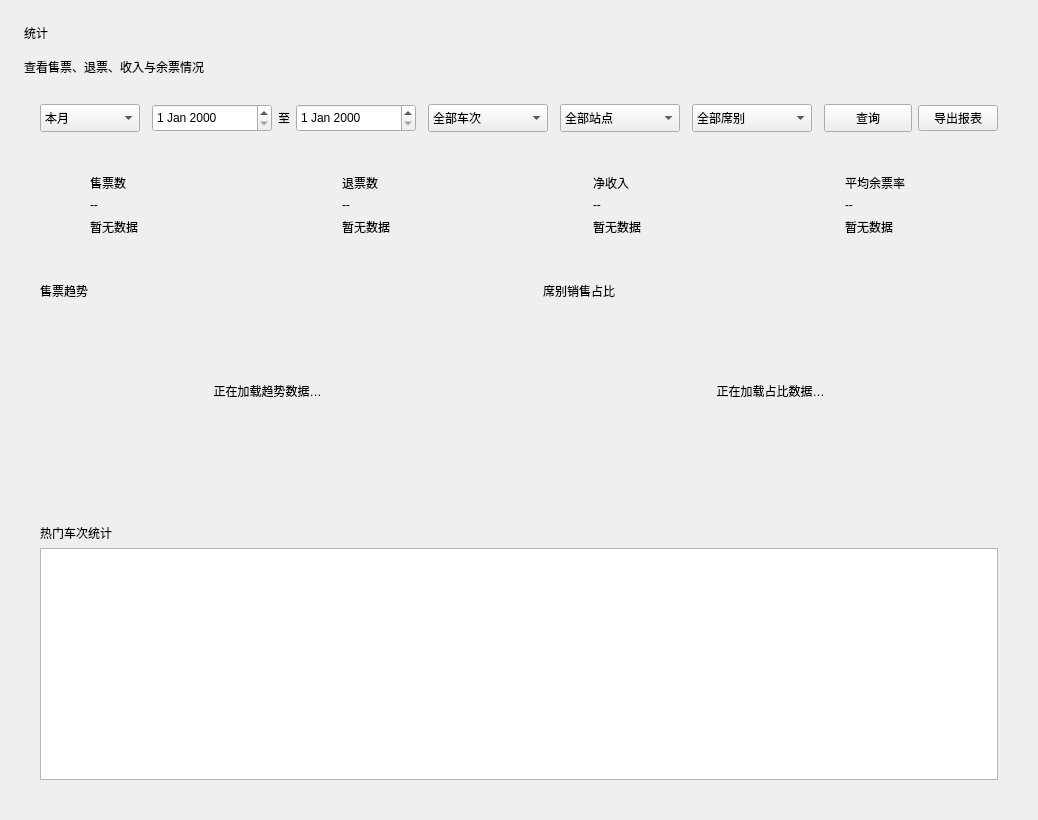
          <widget class="QWidget" name="statisticsScrollContent">
           <property name="geometry"><rect><x>0</x><y>0</y><width>800</width><height>820</height></rect></property>
           <layout class="QVBoxLayout" name="verticalLayoutStatisticsContent">
            <property name="spacing"><number>16</number></property>
            <property name="leftMargin"><number>24</number></property>
            <property name="topMargin"><number>24</number></property>
            <property name="rightMargin"><number>24</number></property>
            <property name="bottomMargin"><number>24</number></property>
            <item><widget class="QLabel" name="labelStatisticsTitle"><property name="text"><string>统计</string></property></widget></item>
            <item><widget class="QLabel" name="labelStatisticsSubtitle"><property name="text"><string>查看售票、退票、收入与余票情况</string></property></widget></item>
            <item>
             <widget class="QWidget" name="statisticsFilterCard" native="true">
              <layout class="QHBoxLayout" name="horizontalLayoutStatisticsFiltersPlaceholder">
               <property name="spacing"><number>12</number></property><property name="leftMargin"><number>16</number></property><property name="topMargin"><number>12</number></property><property name="rightMargin"><number>16</number></property><property name="bottomMargin"><number>12</number></property>
               <item>
                <widget class="QWidget" name="statisticsQuickFilterGroup" native="true">
                 <layout class="QHBoxLayout" name="horizontalLayoutStatisticsQuickFilters">
                  <property name="leftMargin"><number>0</number></property><property name="topMargin"><number>0</number></property><property name="rightMargin"><number>0</number></property><property name="bottomMargin"><number>0</number></property>
                  <item>
                   <widget class="QComboBox" name="comboStatisticsPeriod">
                    <property name="minimumSize"><size><width>100</width><height>28</height></size></property>
                    <property name="currentIndex"><number>2</number></property>
                    <item><property name="text"><string>今日</string></property></item>
                    <item><property name="text"><string>近7天</string></property></item>
                    <item><property name="text"><string>本月</string></property></item>
                   </widget>
                  </item>
                 </layout>
                </widget>
               </item>
               <item>
                <widget class="QWidget" name="statisticsDateFilterGroup" native="true">
                 <layout class="QHBoxLayout" name="horizontalLayoutStatisticsDates">
                  <property name="leftMargin"><number>0</number></property><property name="topMargin"><number>0</number></property><property name="rightMargin"><number>0</number></property><property name="bottomMargin"><number>0</number></property>
                  <item><widget class="DateEdit" name="dateStatisticsFrom"><property name="minimumSize"><size><width>120</width><height>28</height></size></property></widget></item>
                  <item><widget class="QLabel" name="labelStatisticsDateSeparator"><property name="text"><string>至</string></property><property name="alignment"><set>Qt::AlignmentFlag::AlignCenter</set></property></widget></item>
                  <item><widget class="DateEdit" name="dateStatisticsTo"><property name="minimumSize"><size><width>120</width><height>28</height></size></property></widget></item>
                 </layout>
                </widget>
               </item>
               <item>
                <widget class="QWidget" name="statisticsTrainFilterGroup" native="true">
                 <layout class="QHBoxLayout" name="horizontalLayoutStatisticsTrainFilter">
                  <property name="leftMargin"><number>0</number></property><property name="topMargin"><number>0</number></property><property name="rightMargin"><number>0</number></property><property name="bottomMargin"><number>0</number></property>
                  <item><widget class="QComboBox" name="comboStatisticsTrain"><property name="minimumSize"><size><width>120</width><height>28</height></size></property><item><property name="text"><string>全部车次</string></property></item></widget></item>
                 </layout>
                </widget>
               </item>
               <item>
                <widget class="QWidget" name="statisticsStationFilterGroup" native="true">
                 <layout class="QHBoxLayout" name="horizontalLayoutStatisticsStationFilter">
                  <property name="leftMargin"><number>0</number></property><property name="topMargin"><number>0</number></property><property name="rightMargin"><number>0</number></property><property name="bottomMargin"><number>0</number></property>
                  <item><widget class="QComboBox" name="comboStatisticsStation"><property name="minimumSize"><size><width>120</width><height>28</height></size></property><item><property name="text"><string>全部站点</string></property></item></widget></item>
                 </layout>
                </widget>
               </item>
               <item>
                <widget class="QWidget" name="statisticsSeatFilterGroup" native="true">
                 <layout class="QHBoxLayout" name="horizontalLayoutStatisticsSeatFilter">
                  <property name="leftMargin"><number>0</number></property><property name="topMargin"><number>0</number></property><property name="rightMargin"><number>0</number></property><property name="bottomMargin"><number>0</number></property>
                  <item><widget class="QComboBox" name="comboStatisticsSeat"><property name="minimumSize"><size><width>120</width><height>28</height></size></property><item><property name="text"><string>全部席别</string></property></item></widget></item>
                 </layout>
                </widget>
               </item>
               <item>
                <widget class="QWidget" name="statisticsActionGroup" native="true">
                 <layout class="QHBoxLayout" name="horizontalLayoutStatisticsActions">
                  <property name="leftMargin"><number>0</number></property><property name="topMargin"><number>0</number></property><property name="rightMargin"><number>0</number></property><property name="bottomMargin"><number>0</number></property>
                  <item><widget class="QPushButton" name="btnStatisticsQuery"><property name="minimumSize"><size><width>88</width><height>28</height></size></property><property name="text"><string>查询</string></property></widget></item>
                  <item><widget class="QPushButton" name="btnStatisticsExport"><property name="text"><string>导出报表</string></property></widget></item>
                 </layout>
                </widget>
               </item>
              </layout>
             </widget>
            </item>
            <item>
             <layout class="QHBoxLayout" name="horizontalLayoutStatisticsMetrics">
              <property name="spacing"><number>16</number></property>
              <item><widget class="QFrame" name="metricTicketsCard"><layout class="QHBoxLayout" name="horizontalLayoutMetricTickets"><property name="leftMargin"><number>16</number></property><property name="topMargin"><number>14</number></property><property name="rightMargin"><number>16</number></property><property name="bottomMargin"><number>14</number></property><item><widget class="QLabel" name="iconMetricTickets"><property name="minimumSize"><size><width>44</width><height>44</height></size></property><property name="maximumSize"><size><width>44</width><height>44</height></size></property><property name="pixmap"><pixmap resource="resources.qrc">:/icons/ticket.svg</pixmap></property><property name="alignment"><set>Qt::AlignmentFlag::AlignCenter</set></property><property name="class">statisticsMetricIcon</property></widget></item><item><layout class="QVBoxLayout" name="verticalLayoutMetricTickets"><item><widget class="QLabel" name="labelMetricTicketsTitle"><property name="text"><string>售票数</string></property><property name="class">statisticsMetricTitle</property></widget></item><item><widget class="QLabel" name="labelMetricTicketsValue"><property name="text"><string>--</string></property><property name="class">statisticsMetricValue</property></widget></item><item><widget class="QLabel" name="labelMetricTicketsCaption"><property name="text"><string>暂无数据</string></property><property name="class">statisticsCaption</property></widget></item></layout></item></layout></widget></item>
              <item><widget class="QFrame" name="metricRefundsCard"><layout class="QHBoxLayout" name="horizontalLayoutMetricRefunds"><property name="leftMargin"><number>16</number></property><property name="topMargin"><number>14</number></property><property name="rightMargin"><number>16</number></property><property name="bottomMargin"><number>14</number></property><item><widget class="QLabel" name="iconMetricRefunds"><property name="minimumSize"><size><width>44</width><height>44</height></size></property><property name="maximumSize"><size><width>44</width><height>44</height></size></property><property name="pixmap"><pixmap resource="resources.qrc">:/icons/refresh-cw.svg</pixmap></property><property name="alignment"><set>Qt::AlignmentFlag::AlignCenter</set></property><property name="class">statisticsMetricIcon</property></widget></item><item><layout class="QVBoxLayout" name="verticalLayoutMetricRefunds"><item><widget class="QLabel" name="labelMetricRefundsTitle"><property name="text"><string>退票数</string></property><property name="class">statisticsMetricTitle</property></widget></item><item><widget class="QLabel" name="labelMetricRefundsValue"><property name="text"><string>--</string></property><property name="class">statisticsMetricValue</property></widget></item><item><widget class="QLabel" name="labelMetricRefundsCaption"><property name="text"><string>暂无数据</string></property><property name="class">statisticsCaption</property></widget></item></layout></item></layout></widget></item>
              <item><widget class="QFrame" name="metricRevenueCard"><layout class="QHBoxLayout" name="horizontalLayoutMetricRevenue"><property name="leftMargin"><number>16</number></property><property name="topMargin"><number>14</number></property><property name="rightMargin"><number>16</number></property><property name="bottomMargin"><number>14</number></property><item><widget class="QLabel" name="iconMetricRevenue"><property name="minimumSize"><size><width>44</width><height>44</height></size></property><property name="maximumSize"><size><width>44</width><height>44</height></size></property><property name="pixmap"><pixmap resource="resources.qrc">:/icons/wallet.svg</pixmap></property><property name="alignment"><set>Qt::AlignmentFlag::AlignCenter</set></property><property name="class">statisticsMetricIcon</property></widget></item><item><layout class="QVBoxLayout" name="verticalLayoutMetricRevenue"><item><widget class="QLabel" name="labelMetricRevenueTitle"><property name="text"><string>净收入</string></property><property name="class">statisticsMetricTitle</property></widget></item><item><widget class="QLabel" name="labelMetricRevenueValue"><property name="text"><string>--</string></property><property name="class">statisticsMetricValue</property></widget></item><item><widget class="QLabel" name="labelMetricRevenueCaption"><property name="text"><string>暂无数据</string></property><property name="class">statisticsCaption</property></widget></item></layout></item></layout></widget></item>
              <item><widget class="QFrame" name="metricRateCard"><layout class="QHBoxLayout" name="horizontalLayoutMetricRate"><property name="leftMargin"><number>16</number></property><property name="topMargin"><number>14</number></property><property name="rightMargin"><number>16</number></property><property name="bottomMargin"><number>14</number></property><item><widget class="QLabel" name="iconMetricRate"><property name="minimumSize"><size><width>44</width><height>44</height></size></property><property name="maximumSize"><size><width>44</width><height>44</height></size></property><property name="pixmap"><pixmap resource="resources.qrc">:/icons/chart-pie.svg</pixmap></property><property name="alignment"><set>Qt::AlignmentFlag::AlignCenter</set></property><property name="class">statisticsMetricIcon</property></widget></item><item><layout class="QVBoxLayout" name="verticalLayoutMetricRate"><item><widget class="QLabel" name="labelMetricRateTitle"><property name="text"><string>平均余票率</string></property><property name="class">statisticsMetricTitle</property></widget></item><item><widget class="QLabel" name="labelMetricRateValue"><property name="text"><string>--</string></property><property name="class">statisticsMetricValue</property></widget></item><item><widget class="QLabel" name="labelMetricRateCaption"><property name="text"><string>暂无数据</string></property><property name="class">statisticsCaption</property></widget></item></layout></item></layout></widget></item>
             </layout>
            </item>
            <item>
             <layout class="QHBoxLayout" name="horizontalLayoutStatisticsCharts">
              <property name="spacing"><number>16</number></property>
              <item><widget class="QFrame" name="statisticsTrendCard"><layout class="QVBoxLayout" name="verticalLayoutStatisticsTrend"><property name="leftMargin"><number>16</number></property><property name="topMargin"><number>16</number></property><property name="rightMargin"><number>16</number></property><property name="bottomMargin"><number>16</number></property><item><widget class="QLabel" name="labelStatisticsTrendTitle"><property name="text"><string>售票趋势</string></property><property name="class">statisticsSectionTitle</property></widget></item><item><widget class="QFrame" name="statisticsTrendPlaceholder"><property name="minimumSize"><size><width>0</width><height>170</height></size></property><property name="class">statisticsChartSurface</property><layout class="QVBoxLayout" name="verticalLayoutStatisticsTrendPlaceholder"><item><widget class="QLabel" name="labelStatisticsTrendPlaceholder"><property name="text"><string>正在加载趋势数据…</string></property><property name="alignment"><set>Qt::AlignmentFlag::AlignCenter</set></property><property name="class">statisticsPlaceholder</property></widget></item></layout></widget></item></layout></widget></item>
              <item><widget class="QFrame" name="statisticsSeatCard"><layout class="QVBoxLayout" name="verticalLayoutStatisticsSeat"><property name="leftMargin"><number>16</number></property><property name="topMargin"><number>16</number></property><property name="rightMargin"><number>16</number></property><property name="bottomMargin"><number>16</number></property><item><widget class="QLabel" name="labelStatisticsSeatTitle"><property name="text"><string>席别销售占比</string></property><property name="class">statisticsSectionTitle</property></widget></item><item><widget class="QFrame" name="statisticsSeatPlaceholder"><property name="minimumSize"><size><width>0</width><height>170</height></size></property><property name="class">statisticsChartSurface</property><layout class="QVBoxLayout" name="verticalLayoutStatisticsSeatPlaceholder"><item><widget class="QLabel" name="labelStatisticsSeatPlaceholder"><property name="text"><string>正在加载占比数据…</string></property><property name="alignment"><set>Qt::AlignmentFlag::AlignCenter</set></property><property name="class">statisticsPlaceholder</property></widget></item></layout></widget></item></layout></widget></item>
             </layout>
            </item>
            <item>
             <widget class="QWidget" name="statisticsTableCard" native="true">
              <layout class="QVBoxLayout" name="verticalLayoutStatisticsTable"><property name="leftMargin"><number>16</number></property><property name="topMargin"><number>16</number></property><property name="rightMargin"><number>16</number></property><property name="bottomMargin"><number>16</number></property>
               <item><widget class="QLabel" name="labelStatisticsTableTitle"><property name="text"><string>热门车次统计</string></property><property name="class">statisticsSectionTitle</property></widget></item>
               <item><widget class="QTableView" name="tableStatisticsTrains"><property name="minimumSize"><size><width>0</width><height>130</height></size></property><property name="alternatingRowColors"><bool>true</bool></property><property name="selectionBehavior"><enum>QAbstractItemView::SelectionBehavior::SelectRows</enum></property><property name="editTriggers"><enum>QAbstractItemView::EditTrigger::NoEditTriggers</enum></property></widget></item>
              </layout>
             </widget>
            </item>
           </layout>
          </widget>
